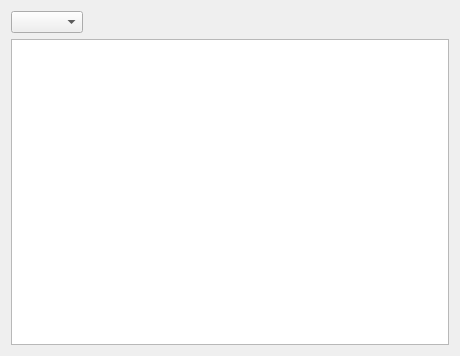
<?xml version="1.0" encoding="UTF-8"?>
<ui version="4.0">
 <class>FilesView</class>
 <widget class="QWidget" name="FilesView">
  <property name="geometry">
   <rect>
    <x>0</x>
    <y>0</y>
    <width>460</width>
    <height>356</height>
   </rect>
  </property>
  <property name="windowTitle">
   <string>Form</string>
  </property>
  <layout class="QVBoxLayout" name="verticalLayout">
   <item>
    <layout class="QHBoxLayout" name="horizontalLayout_2">
     <item>
      <widget class="DrivesComboBox" name="cb_drive"/>
     </item>
     <item>
      <spacer name="horizontalSpacer_2">
       <property name="orientation">
        <enum>Qt::Horizontal</enum>
       </property>
       <property name="sizeHint" stdset="0">
        <size>
         <width>40</width>
         <height>20</height>
        </size>
       </property>
      </spacer>
     </item>
    </layout>
   </item>
   <item>
    <widget class="QTableView" name="tv_files"/>
   </item>
  </layout>
 </widget>
 <customwidgets>
  <customwidget>
   <class>DrivesComboBox</class>
   <extends>QComboBox</extends>
   <header location="global">drivescombobox.h</header>
  </customwidget>
 </customwidgets>
 <resources/>
 <connections/>
</ui>
